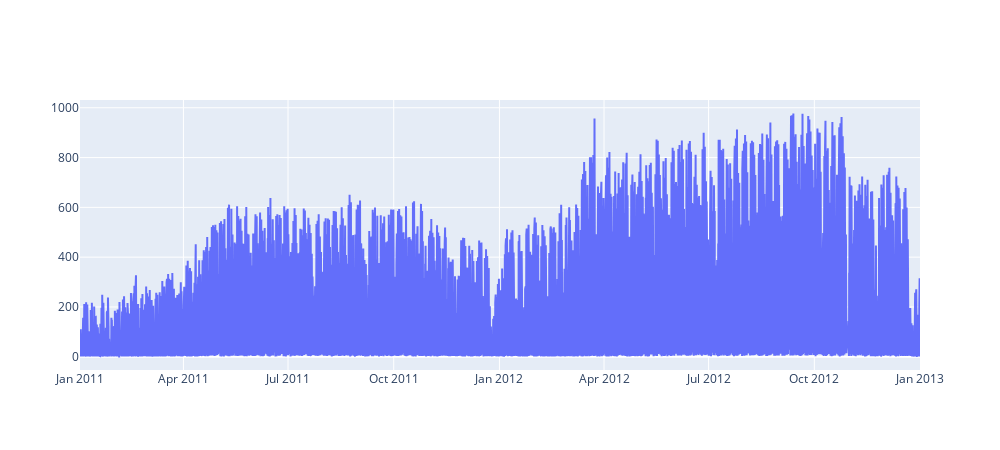

The code cell stored with this chart in its notebook:
### Code cell
fig = go.Figure()

# Add Trace
fig.add_trace(go.Scatter(
    x = df["datetime"],
    y = df["cnt"],
    mode = "lines",
))

fig.update_layout(
    width = 1000,
    height = 450,
)
fig.show()

### Figure 1 — Plotly figure (JSON) as saved in the notebook; plotly's stock layout.template omitted (floating-point values rounded to 4 significant figures; data arrays with more than 128 entries replaced by an {"elided": "..."} marker saying what was removed)
{"data": [{"mode": "lines", "type": "scatter", "x": {"elided": "17379 str values"}, "y": {"elided": "17379 int values"}}], "layout": {"height": 450, "width": 1000, "xaxis": {"autorange": true, "range": ["2011-01-01", "2012-12-31 23:00"], "type": "date"}, "yaxis": {"autorange": true, "range": [-53.22, 1031.0], "type": "linear"}}}
